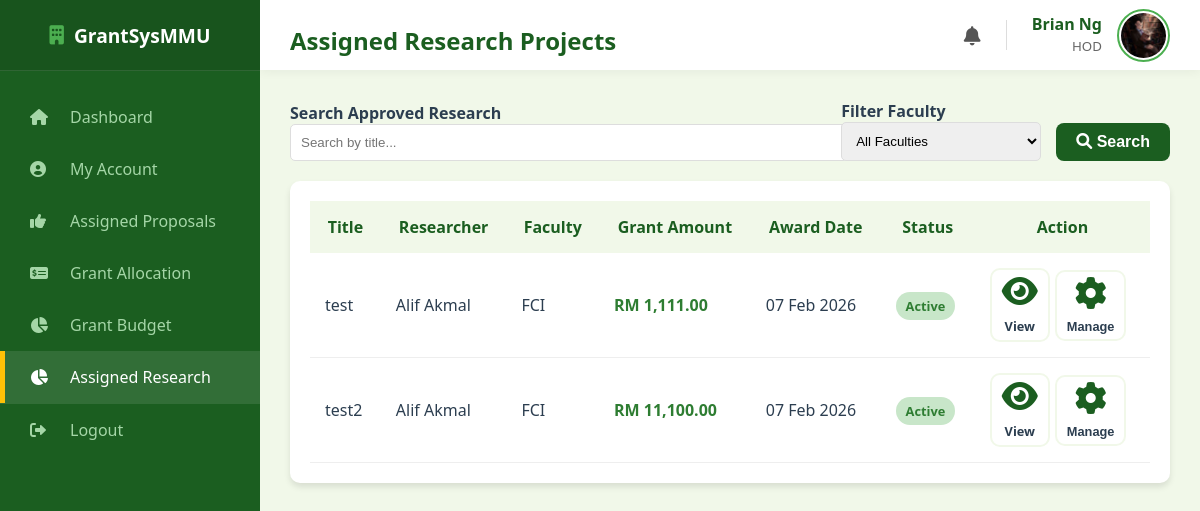
Page /hod/assigned_research (signed in) on the earlier database version.
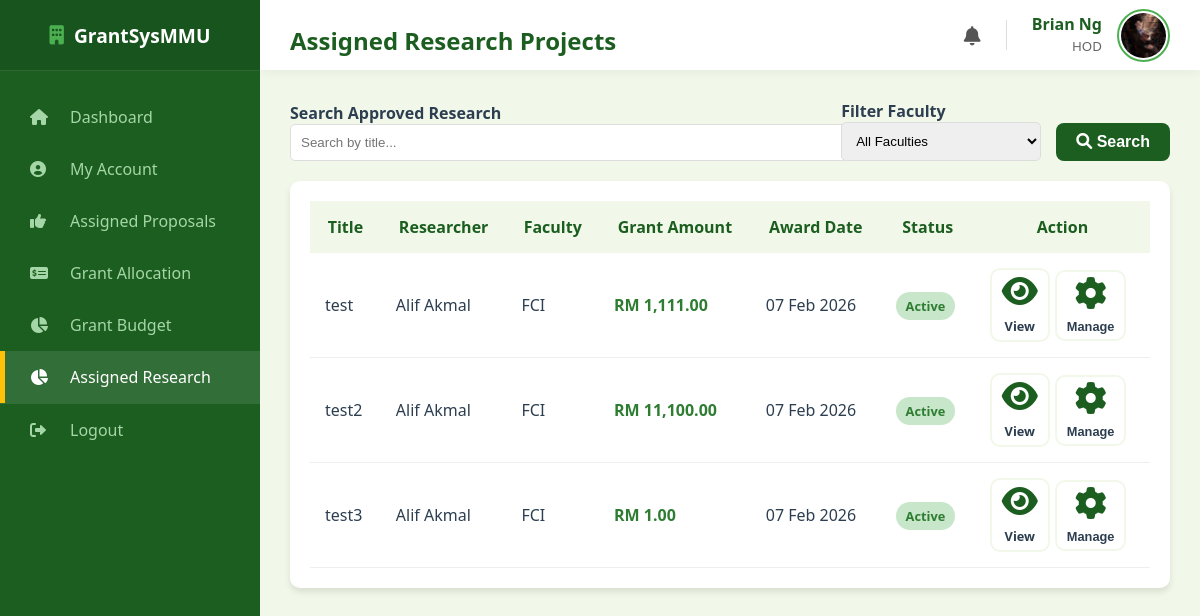
Same page on the later database version.
### models.py (models this page shows, shortened)
class Proposal(db.Model):
    __tablename__ = "proposal"
    proposal_id = db.Column(db.Integer, primary_key=True)
    title = db.Column(db.String(255), nullable=False)
    research_area = db.Column(db.String(100), nullable=False, default="General")
    requested_budget = db.Column(db.Float, nullable=False)
    status = db.Column(db.String(30), nullable=False, default="Draft")
    submission_date = db.Column(db.Date, default=malaysia_now)
    document_file = db.Column(db.String(100), nullable=True)
    review_score = db.Column(db.Integer, nullable=True)
    review_feedback = db.Column(db.Text, nullable=True)
    review_draft = db.Column(db.Text, nullable=True)
    researcher_id = db.Column(
        db.Integer, db.ForeignKey("researcher.researcher_id"), nullable=False
    )
    cycle_id = db.Column(
        db.Integer, db.ForeignKey("grant_cycle.cycle_id"), nullable=False
    )
    assigned_reviewer_id = db.Column(
        db.Integer, db.ForeignKey("reviewer.reviewer_id"), nullable=True
    )
    assigned_hod_id = db.Column(db.Integer, db.ForeignKey("hod.hod_id"), nullable=True)
    reviewer = db.relationship("Reviewer", foreign_keys=[assigned_reviewer_id])
    hod = db.relationship("HOD", foreign_keys=[assigned_hod_id])
    deadlines = db.relationship(
        "Deadline", backref="proposal", cascade="all, delete-orphan"
    )

class User(db.Model):
    __tablename__ = "user"
    mmu_id = db.Column(db.String(15), primary_key=True)
    name = db.Column(db.String(150), nullable=False)
    email = db.Column(db.String(100), unique=True, nullable=False)
    password = db.Column(db.String(100), nullable=False)
    faculty = db.Column(db.String(100), nullable=False)
    user_role = db.Column(db.String(25), nullable=False)
    profile_image = db.Column(db.String(20), nullable=False, default="default.jpg")
    phone_number = db.Column(db.String(20), nullable=True)
    admin_profile = db.relationship(
        "Admin", backref="user_info", uselist=False, cascade="all, delete-orphan"
    )
    researcher_profile = db.relationship(
        "Researcher", backref="user_info", uselist=False, cascade="all, delete-orphan"
    )
    reviewer_profile = db.relationship(
        "Reviewer", backref="user_info", uselist=False, cascade="all, delete-orphan"
    )
    hod_profile = db.relationship(
        "HOD", backref="user_info", uselist=False, cascade="all, delete-orphan"
    )

class Grant(db.Model):
    __tablename__ = "grant"
    grant_id = db.Column(db.Integer, primary_key=True)
    grant_amount = db.Column(db.Float, nullable=False)
    award_date = db.Column(db.DateTime, default=malaysia_now)
    proposal_id = db.Column(
        db.Integer, db.ForeignKey("proposal.proposal_id"), nullable=False
    )
    proposal = db.relationship(
        "Proposal", backref=db.backref("grant_award", uselist=False)
    )

### routes/hod_routes.py (the view)
@hod_bp.route("/hod/assigned_research")
def hod_assigned_research():
    if session.get("role") != "HOD":
        return redirect(url_for("hod.hod_login"))
    user = User.query.get(session["user_id"])
    current_hod = HOD.query.filter_by(mmu_id=user.mmu_id).first()
    page = request.args.get("page", 1, type=int)
    search_query = request.args.get("search", "")
    filter_faculty = request.args.get("faculty", "")
    per_page = 8
    query = (
        Proposal.query.filter(
            Proposal.assigned_hod_id == current_hod.hod_id,
            Proposal.status.in_(["Approved", "Completed", "Terminated"]),
        )
        .join(Researcher)
        .join(User)
    )
    if search_query:
        query = query.filter(Proposal.title.ilike(f"%{search_query}%"))
    if filter_faculty:
        query = query.filter(User.faculty == filter_faculty)
    pagination = query.paginate(page=page, per_page=per_page, error_out=False)
    return render_template(
        "hod_assigned_research.html",
        proposals=pagination.items,
        pagination=pagination,
        user=user,
        faculties=Faculty.query.all(),
    )

### main.py (called while the page is built)
@app.context_processor
def inject_notifications():
    if "user_id" in session:
        unread = Notification.query.filter_by(recipient_id=session["user_id"], is_read=False).count()
        return dict(unread_notifications=unread)
    return dict(unread_notifications=0)

### templates/hod_assigned_research.html (shortened to what the changed rows need)
<!DOCTYPE html>
<html lang="en">
<head>
    <link rel="stylesheet" type="text/css" href="{{ url_for('static', filename='style.css') }}">
    <link rel="stylesheet" href="https://cdnjs.cloudflare.com/ajax/libs/font-awesome/6.0.0/css/all.min.css">
</head>
<body>
    <div class="dashboard-container">
        <div class="main-content">
            <div class="top-bar">
                <h2>Assigned Research Projects</h2>
            </div>
            <div class="content-wrapper">
                <div class="table-card">
                    <table style="width: 100%; border-collapse: collapse;">
                        <thead>
                            <tr style="background: #f1f8e9; color: #1b5e20;">
                                <th style="padding: 15px;">Title</th>
                                <th style="padding: 15px;">Researcher</th>
                                <th style="padding: 15px;">Faculty</th>
                                <th style="padding: 15px;">Grant Amount</th>
                                <th style="padding: 15px;">Award Date</th>
                                <th style="padding: 15px;">Status</th>
                                <th style="padding: 15px;">Action</th>
                            </tr>
                        </thead>
                        <tbody>
                            {% for p in proposals %}
                            <tr style="border-bottom: 1px solid #eee;">
                                <td style="padding: 15px; font-weight: 500;">{{ p.title }}</td>
                                <td style="padding: 15px;">{{ p.researcher.user_info.name }}</td>
                                <td style="padding: 15px;">{{ p.researcher.user_info.faculty }}</td>
                                <td style="padding: 15px; color: #2e7d32; font-weight: bold;">
                                    {% if p.grant_award %}
                                    RM {{ "{:,.2f}".format(p.grant_award.grant_amount) }}
                                    {% else %}
                                    <span style="color: #999;">Pending Allocation</span>
                                    {% endif %}
                                </td>
                                <td style="padding: 15px;">
                                    {% if p.grant_award %}
                                    {{ p.grant_award.award_date.strftime('%d %b %Y') }}
                                    {% else %}
                                    --
                                    {% endif %}
                                </td>
                                <td style="padding: 15px;">
                                    <span style="padding: 5px 10px; border-radius: 15px; font-size: 0.8rem; font-weight: bold;
                                        {% if p.status == 'Approved' %}background:#c8e6c9; color:#2e7d32;
                                        {% elif p.status == 'Completed' %}background:#e3f2fd; color:#1565c0;
                                        {% elif p.status == 'Terminated' %}background:#ffcdd2; color:#c62828;
                                        {% else %}background:#f5f5f5; color:#666;{% endif %}">
                                        {% if p.status == 'Approved' %}Active{% else %}{{ p.status }}{% endif %}
                                    </span>
                                </td>
                                <td style="padding: 15px;">
                                    <div style="display: flex; align-items: center; gap: 5px;">
                                        <a href="{{ url_for('hod.hod_view_progress_reports', proposal_id=p.proposal_id) }}"
                                            class="btn-outline" style="padding: 5px 10px; font-size: 0.8rem;">
                                            <i class="fas fa-eye"></i> View
                                        </a>
                                        <button class="btn-outline btn-manage" onclick="openActionModal('{{ p.proposal_id }}', '{{ p.title }}')" style="padding: 5px 10px; font-size: 0.8rem; cursor: pointer;">
                                            <i class="fas fa-cog"></i> Manage
                                        </button>
                                    </div>
                                </td>
                            </tr>
                            {% else %}
                            <tr>
                                <td colspan="6" style="padding: 20px; text-align: center; color: #777;">No approved research projects found.</td>
                            </tr>
                            {% endfor %}
                        </tbody>
                    </table>
                </div>
            </div>
        </div>
    </div>
</body>
</html>

Differences in the rows shown:
now on this page (row edited): Proposal: title "test3", researcher.user_info.name "Alif Akmal", researcher.user_info.faculty "FCI", grant_award.award_date "07 Feb 2026", status "Active"
added Grant: grant_award.grant_amount "1.00"
